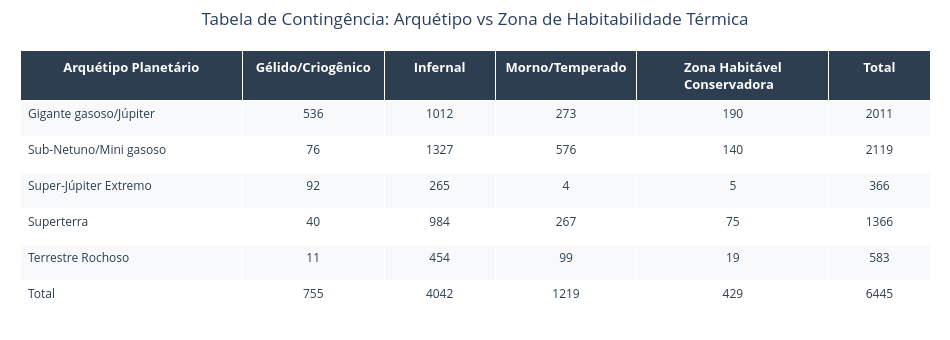

The code cell stored with this chart in its notebook:
### Code cell
import plotly.graph_objects as go

tab_cont = pd.crosstab(
    df['arquetipo_planetario'],
    df['zona_habitabilidade_termica'],
    margins=True,
    margins_name='Total'
).reset_index()

tab_cont = tab_cont.rename(columns={'arquetipo_planetario': 'Arquétipo Planetário'})

fig_cont = go.Figure(data=[go.Table(
    columnwidth=[220, 140, 110, 140, 190, 100],  # Garante largura para o nome não quebrar errado
    header=dict(
        values=[f'<b>{col}</b>' for col in tab_cont.columns],
        fill_color='#2c3e50',
        font=dict(color='white', size=13),
        align='center',
        height=34
    ),
    cells=dict(
        values=[tab_cont[col] for col in tab_cont.columns],
        fill_color=[['#f8f9fa', '#ffffff'] * len(tab_cont)],
        font=dict(color='#2c3e50', size=12),
        align=['left'] + ['center'] * (len(tab_cont.columns) - 1),
        height=36  # Altura suficiente para exibir o texto e os números sem cortar
    )
)])

fig_cont.update_layout(
    title='Tabela de Contingência: Arquétipo vs Zona de Habitabilidade Térmica',
    title_x=0.5,
    width=950,
    height=340,
    margin=dict(l=20, r=20, t=50, b=20)
)

fig_cont.show()

### Figure 1 — Plotly figure (JSON) as saved in the notebook; plotly's stock layout.template omitted (floating-point values rounded to 4 significant figures)
{"data": [{"cells": {"align": ["left", "center", "center", "center", "center", "center"], "fill": {"color": [["#f8f9fa", "#ffffff", "#f8f9fa", "#ffffff", "#f8f9fa", "#ffffff", "#f8f9fa", "#ffffff", "#f8f9fa", "#ffffff", "#f8f9fa", "#ffffff"]]}, "font": {"color": "#2c3e50", "size": 12}, "height": 36, "values": [["Gigante gasoso/Júpiter", "Sub-Netuno/Mini gasoso", "Super-Júpiter Extremo", "Superterra", "Terrestre Rochoso", "Total"], [536, 76, 92, 40, 11, 755], [1012, 1327, 265, 984, 454, 4042], [273, 576, 4, 267, 99, 1219], [190, 140, 5, 75, 19, 429], [2011, 2119, 366, 1366, 583, 6445]]}, "columnwidth": [220, 140, 110, 140, 190, 100], "header": {"align": "center", "fill": {"color": "#2c3e50"}, "font": {"color": "white", "size": 13}, "height": 34, "values": ["<b>Arquétipo Planetário</b>", "<b>Gélido/Criogênico</b>", "<b>Infernal</b>", "<b>Morno/Temperado</b>", "<b>Zona Habitável Conservadora</b>", "<b>Total</b>"]}, "type": "table"}], "layout": {"height": 340, "margin": {"b": 20, "l": 20, "r": 20, "t": 50}, "title": {"text": "Tabela de Contingência: Arquétipo vs Zona de Habitabilidade Térmica", "x": 0.5}, "width": 950}}
